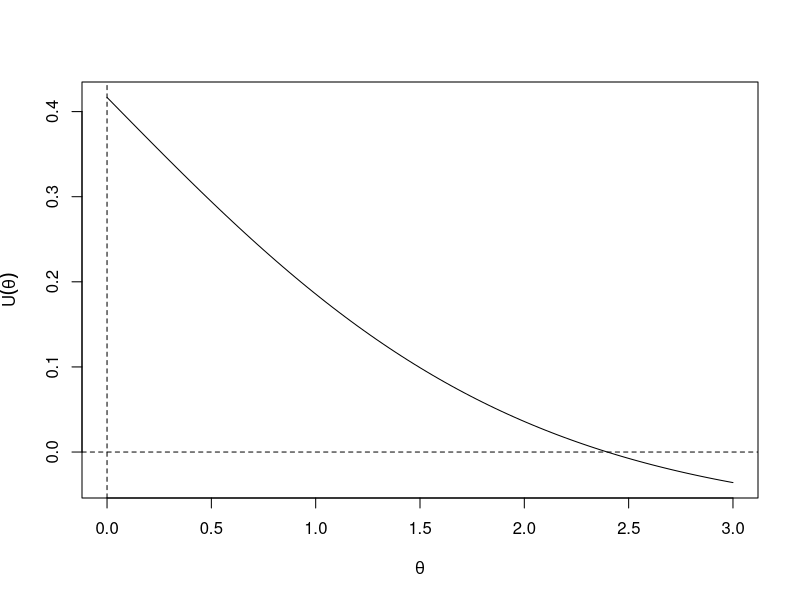
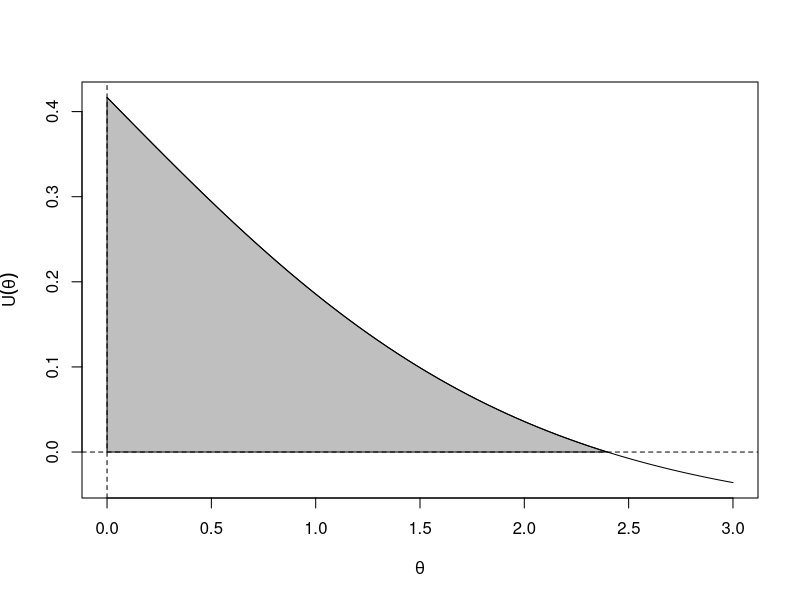
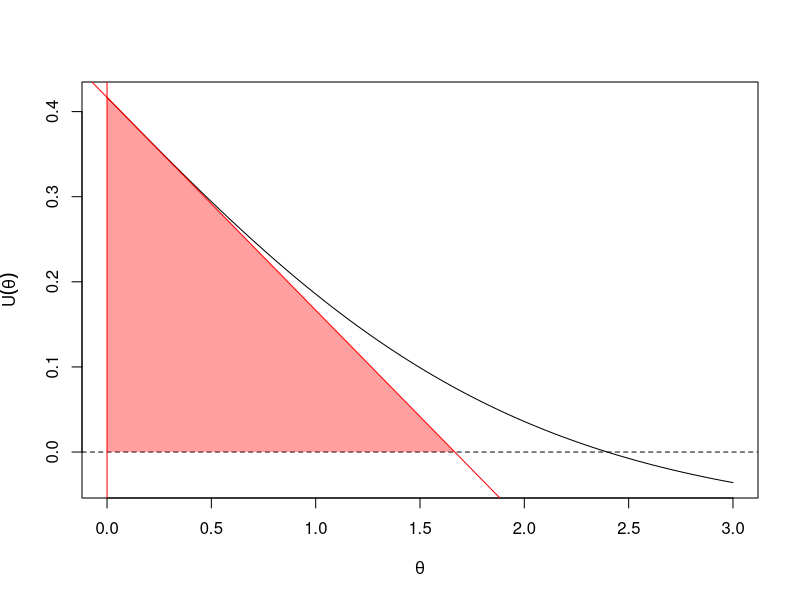
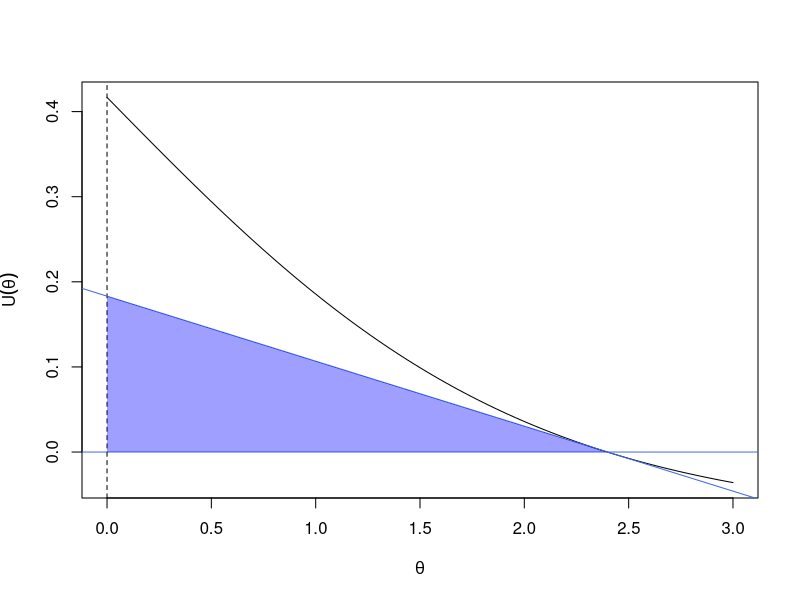
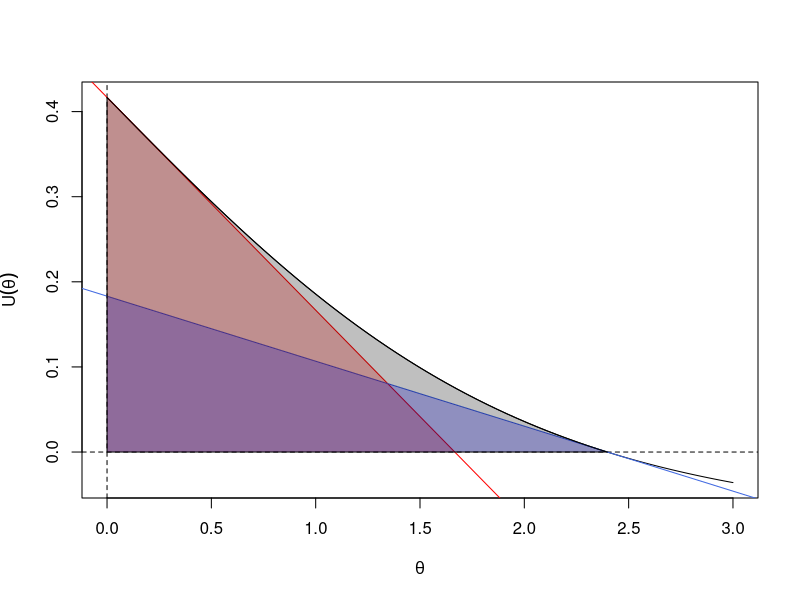
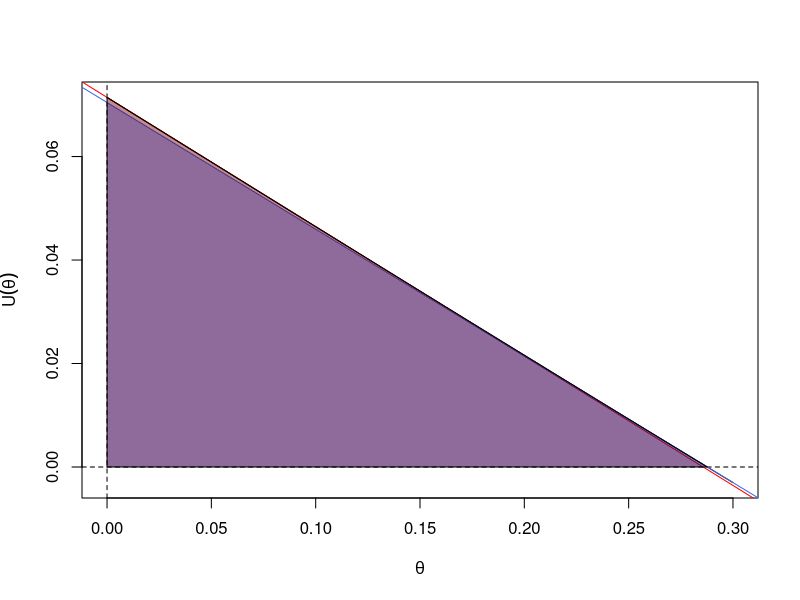
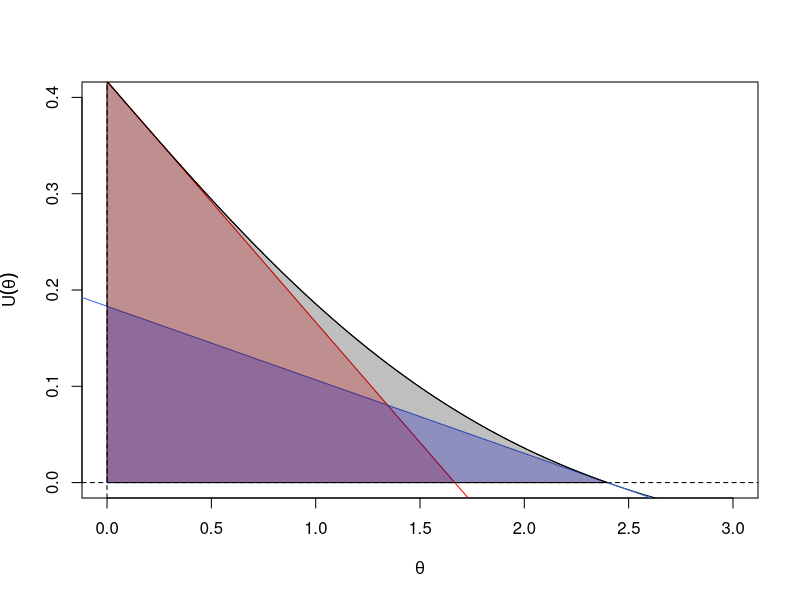

The R source for these figures, in order:
## ---- chunk 1
logit <-function(p) log(p/(1-p))
expit <-function(x) exp(x)/(1+exp(x))
U<-function(theta) 11/12-expit(theta)
thetahat<-logit(11/12)

curve( U(x),from=0, to =3, xlab=expression(theta),ylab=expression(U(theta)))
abline(h=0,lty=2)
abline(v=0,lty=2)
## ---- chunk 2
curve( U(x),from=0, to =3, xlab=expression(theta),ylab=expression(U(theta)))
abline(h=0,lty=2)
abline(v=0,lty=2)
polygon(c(seq(0, thetahat,length=51),0), c(U(seq(0, thetahat,length=51)),0),col="#00000040")
## ---- chunk 3
Udot<-function(theta,d=0.001) (U(theta+d)-U(theta))/d

curve( U(x),from=0, to =3, xlab=expression(theta),ylab=expression(U(theta)))
abline(h=0,lty=2)
abline(v=0,lty=1,col="red")
abline(U(0),Udot(0),col="red")
polygon(x=c(0,0,-U(0)/Udot(0)),y=c(0,U(0),0), border=NA, col="#FF000060")
## ---- chunk 4
curve( U(x),from=0, to =3, xlab=expression(theta),ylab=expression(U(theta)))
abline(h=0,lty=1,col="royalblue")
abline(v=0,lty=2)
abline(-Udot(thetahat)*thetahat,Udot(thetahat),col="royalblue")
polygon(x=c(0,0,thetahat),y=c(0,-Udot(thetahat)*thetahat,0), border=NA, col="#0000FF60")
## ---- chunk 5
curve( U(x),from=0, to =3, xlab=expression(theta),ylab=expression(U(theta)))
abline(h=0,lty=2)
abline(v=0,lty=2)
abline(U(0),Udot(0),col="red")
abline(-Udot(thetahat)*thetahat,Udot(thetahat),col="royalblue")
polygon(x=c(0,0,-U(0)/Udot(0)),y=c(0,U(0),0), border=NA, col="#FF000040")
polygon(x=c(0,0,thetahat),y=c(0,-Udot(thetahat)*thetahat,0), border=NA, col="#0000FF40")
polygon(c(seq(0, thetahat,length=51),0), c(U(seq(0, thetahat,length=51)),0),col="#00000040")
## ---- chunk 6
U<-function(theta) 8/14-expit(theta)
thetahat<-logit(8/14)
curve( U(x),from=0, to =0.3, xlab=expression(theta),ylab=expression(U(theta)))
abline(h=0,lty=2)
abline(v=0,lty=2)
abline(U(0),Udot(0),col="red")
abline(-Udot(thetahat)*thetahat,Udot(thetahat),col="royalblue")
polygon(x=c(0,0,-U(0)/Udot(0)),y=c(0,U(0),0), border=NA, col="#FF000040")
polygon(x=c(0,0,thetahat),y=c(0,-Udot(thetahat)*thetahat,0), border=NA, col="#0000FF40")
polygon(c(seq(0, thetahat,length=51),0), c(U(seq(0, thetahat,length=51)),0),col="#00000040")
## ---- chunk 7
U<-function(theta) 110/120-expit(theta)
thetahat<-logit(110/120)
curve( U(x),from=0, to =3, xlab=expression(theta),ylab=expression(U(theta)),ylim=c(0,.4))
abline(h=0,lty=2)
abline(v=0,lty=2)
abline(U(0),Udot(0),col="red")
abline(-Udot(thetahat)*thetahat,Udot(thetahat),col="royalblue")
polygon(x=c(0,0,-U(0)/Udot(0)),y=c(0,U(0),0), border=NA, col="#FF000040")
polygon(x=c(0,0,thetahat),y=c(0,-Udot(thetahat)*thetahat,0), border=NA, col="#0000FF40")
polygon(c(seq(0, thetahat,length=51),0), c(U(seq(0, thetahat,length=51)),0),col="#00000040")
